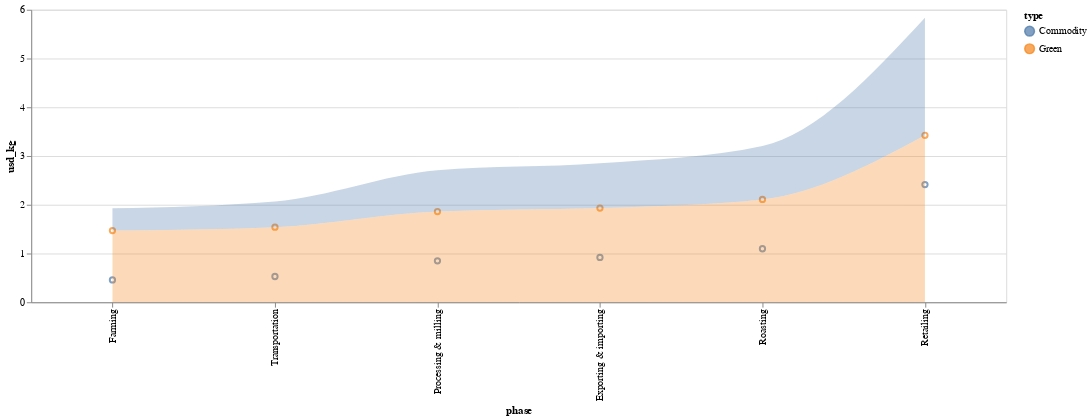

Notebook source saved alongside this figure:
### Code cell
base = alt.Chart(df_all).encode(
    x=alt.Y('phase:O', sort=order),
    y="usd_kg:Q",
    color="type:N"
).properties(width=1000, height=300)

base.mark_point() + base.mark_area(interpolate='monotone', opacity=0.3)

### Figure 1 — Vega-Lite specification as saved in the notebook (floating-point values rounded to 4 significant figures)
{"config": {"view": {"continuousWidth": 400, "continuousHeight": 300}}, "layer": [{"mark": "point", "encoding": {"color": {"type": "nominal", "field": "type"}, "x": {"type": "ordinal", "field": "phase", "sort": ["Farming", "Transportation", "Processing & milling", "Exporting & importing", "Roasting", "Retailing"]}, "y": {"type": "quantitative", "field": "usd_kg"}}, "height": 300, "width": 1000}, {"mark": {"type": "area", "interpolate": "monotone", "opacity": 0.3}, "encoding": {"color": {"type": "nominal", "field": "type"}, "x": {"type": "ordinal", "field": "phase", "sort": ["Farming", "Transportation", "Processing & milling", "Exporting & importing", "Roasting", "Retailing"]}, "y": {"type": "quantitative", "field": "usd_kg"}}, "height": 300, "width": 1000}], "data": {"name": "data-e15fe3a7d79672aba5000b4ecdba3b8e"}, "$schema": "https://vega.github.io/schema/vega-lite/v4.8.1.json", "datasets": {"data-e15fe3a7d79672aba5000b4ecdba3b8e": [{"phase": "Farming", "usd_kg": 0.4581, "type": "Commodity"}, {"phase": "Transportation", "usd_kg": 0.5284, "type": "Commodity"}, {"phase": "Processing & milling", "usd_kg": 0.8492, "type": "Commodity"}, {"phase": "Exporting & importing", "usd_kg": 0.9196, "type": "Commodity"}, {"phase": "Roasting", "usd_kg": 1.098, "type": "Commodity"}, {"phase": "Retailing", "usd_kg": 2.413, "type": "Commodity"}, {"phase": "Farming", "usd_kg": 1.47, "type": "Green"}, {"phase": "Transportation", "usd_kg": 1.54, "type": "Green"}, {"phase": "Processing & milling", "usd_kg": 1.861, "type": "Green"}, {"phase": "Exporting & importing", "usd_kg": 1.931, "type": "Green"}, {"phase": "Roasting", "usd_kg": 2.109, "type": "Green"}, {"phase": "Retailing", "usd_kg": 3.425, "type": "Green"}]}}
